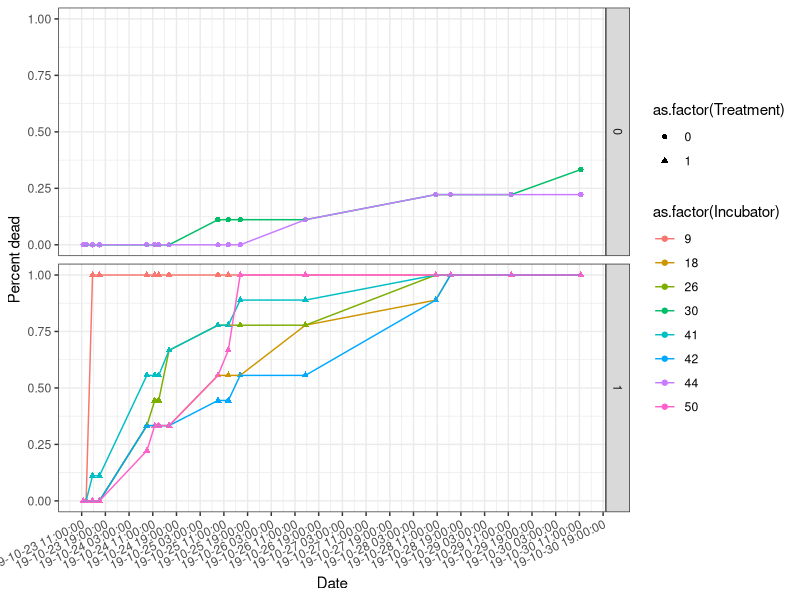
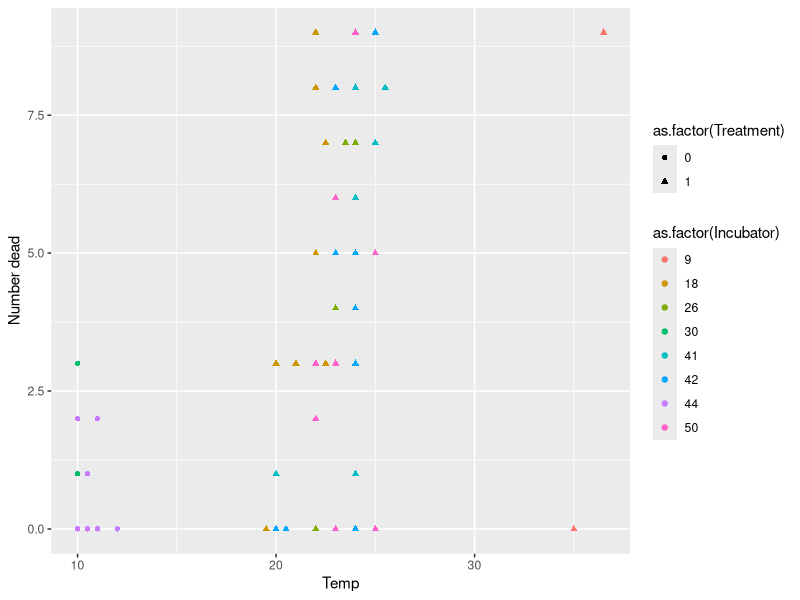
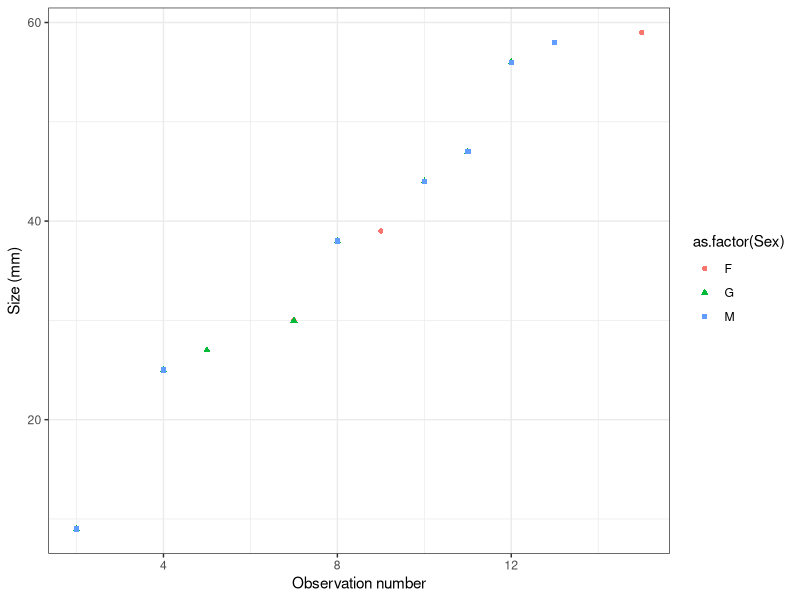

The R script that drew these images, in order: (Note: this script raises an error after producing the figures.)
# H. Shoshone temperature based mortality experiment 
# 2019-10-23

library(ggplot2)
library(dplyr)
library(lubridate)
library(vegan)
library(gridExtra)

d <- read.csv("Zoop_mortality_TOD.csv")
names(d)

# fix date variable:
d$timestamp1 <- as.POSIXct(d$timestamp, format="%m/%d/%Y %H:%M")
range(d$timestamp1)

# make column for % dead
d$per_dead <- (d$total.dead/ 9)

mortplot <- ggplot(data = d, aes(x = timestamp1, y = per_dead,
                          color =as.factor(Incubator), shape=as.factor(Treatment))) +
  geom_point() + geom_line() + labs( x = "Date", y = "Percent dead") + 
  #geom_jitter(width = 0.18, height = 0) + 
  theme_bw() + scale_x_datetime(date_breaks = "8 hour") + 
  theme(axis.text.x = element_text(angle = 25, vjust = 1.0, hjust = 1.0)) + 
  facet_grid(Treatment~.)

#not much of a trend:
morttempplot <- ggplot(data = d, aes(x = Temperature, y = total.dead,
                                 color =as.factor(Incubator), shape=as.factor(Treatment))) +
  geom_point() + labs( x = "Temp", y = "Number dead")  

#ggsave(filename = "19mortalplot.jpeg", mortplot, scale = 0.75, width = 40,
#       height = 20, units = c("cm"),
#       dpi = 300)


## Traits ##
e <- read.csv("Zoop_mortalitytraits.csv")
names(e)


# plot size and TOD
sizeTODplot <- ggplot(data = e, aes(x = observation.number, y = Size_mm,
                                 color =as.factor(Sex), shape=as.factor(Sex))) +
  geom_point() + labs( x = "Observation number", y = "Size (mm)") +
  #geom_jitter(width = 0.18, height = 0) + 
  theme_bw() 

sizeTODplot <- ggplot(data = e, aes(x = observation.number, y = total_dead,
                                    color =as.factor(Sex), shape=as.factor(Sex))) +
  geom_point() + labs( x = "Observation number", y = "Size (mm)") +
  #geom_jitter(width = 0.18, height = 0) + 
  theme_bw() 

# bar plot of sex of individuals dead at each observation  
sizeTODplot <- ggplot(data = e, aes(x = observation.number, y=number_dead)) +
  geom_bar(fill = Sex) + labs( x = "Observation number", y = "Size (mm)") +
  #geom_jitter(width = 0.18, height = 0) + 
  theme_bw() 

ggplot(data=e, aes(x=observation.number, y=number_dead, fill=Sex)) +
  geom_bar(stat="identity") + scale_fill_manual(values=c("#999999", "#E69F00", "#56B4E9")) +
  theme_minimal()


## Sex based traits ##
f <- read.csv("zoop_mortalitysex.csv")
names(f)

# fix date variable:
f$timestamp1 <- as.POSIXct(f$timestamp, format="%m/%d/%Y %H:%M")
range(f$timestamp1)

sizeTODplot <- ggplot(data = f) +
  geom_point(aes(x = timestamp1, y = per.Fdead), size= 2, color=  alpha(c("#e01809"), 0.7)) + 
  geom_line(aes(x = timestamp1, y = per.Fdead), size= 1.2, color=  alpha(c("#e01809"), 0.7)) +
  geom_point(aes(x = timestamp1, y = per.Gdead), size= 2, color=  alpha(c("#8a50a1"), 0.7)) + 
  geom_line(aes(x = timestamp1, y = per.Gdead), size= 1.2, color=  alpha(c("#8a50a1"), 0.7)) +
  geom_point(aes(x = timestamp1, y = per.Mdead), size= 2, color=  alpha(c("#1881cc"), 0.7)) + 
  geom_line(aes(x = timestamp1, y = per.Mdead), size= 1.2, color=  alpha(c("#1881cc"), 0.7)) +
  scale_x_datetime(date_breaks = "24 hour", labels = date_format("%b %d")) + 
  scale_y_continuous(breaks=seq(0,1,0.2)) +
  labs( x = "Observation number", y = "Proportion population dead") + 
  theme_bw() 

ggsave(filename = "sizeTODplot.jpeg", sizeTODplot, scale = 0.75, width = 15,
       height = 12, units = c("cm"),
       dpi = 300)
